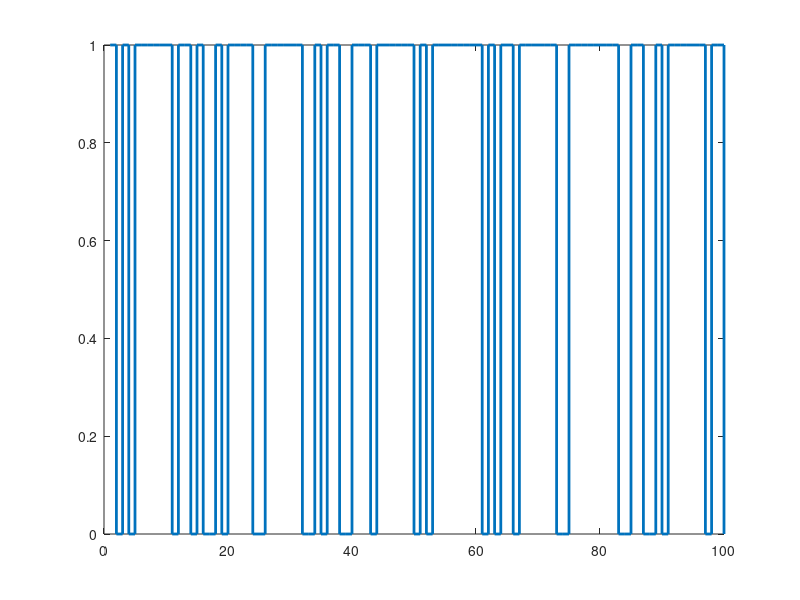
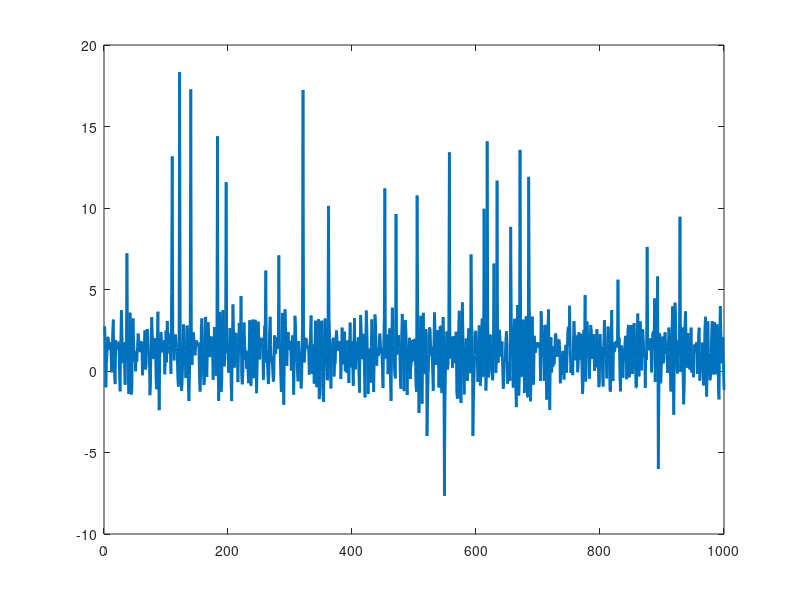

Write MATLAB code to recreate these figures, in order. (Note: this script raises an error after producing the figures.)
%%%%%%%%%%%%%%%%%%%%%%%%%%%%%%%%%%%%%%%%%%%%%%%%%% Exemplo de estimacao de parametros de  %%%%%%% um modelo ARX(2,1) usando o método OLS %%%%%%%%%%%%%%%%%%%%%%%%%%%%%%%%%%%%%%%%%%%%%%%%%%%clear; clc; %close all;pkg load statisticssig2=0.01;  % variancia do ruido brancoN=1000;   % num. de observacoes das series {u(k),y(k)}, k=1, ..., Nn=2; m=1; % Ordens da regressao de entrada e saida%%%%%% Geracao das series de entrada (u) e de saida (y)%u=round(rand(2*N,1));  % SINAL DE ENTRADA (onda quadrada aleatoria)p=0.7; for l=1:2*N, if rand<p, u(l)=1; else u(l)=0; end; end %u=0.1*randn(2*N,1);  % Entrada sinal aleatorio gaussianoy=zeros(1,n);for k=n+1:2*N,  y(k) = 0.43*y(k-1)-0.67*y(k-2) + 1.98*u(k-1) + sqrt(sig2)*randn; 	endfor% Dados sem outliersu=u(N+1:end); y=y(N+1:end);% Dados com outliersOUT=1;   % Adiciona outlier (ruido impulsivo)??if OUT,   Pout=0.05; % porcentagem de contaminacao por outliers   Nout=ceil(Pout*N);   I=randperm(N);   Iout=I(1:Nout);   y(Iout)=5*y(Iout);end%load actuator.mat; y=p;%load exchanger.mat; y=y2; u=u2;figure; stairs(u(1:100),'linewidth',2);figure; plot(y,'linewidth',2);%%%%%%%%%%%%%%%%%%%%%%%%%%%%% ETAPA DE ESTIMACAO %%%%%%%%%%%%%%%%%%%%%%%%%%%%%n=2; m=1;  % Ordens supostas para fins de estimacaop=[]; X=[];N=length(y);for k=max(n,m)+1:N,  p=[p; y(k)];   X=[X; y(k-1) y(k-2) u(k-1)]; % ARX(2,1)endforB1=pinv(X)*p;  % Estimacao OLS% Predicao (saida vetorial ou todos de uma vez)yhat=X*B1;  % Predicao da variavel de saida (com dados de estimacao)residuos=p-yhat;% Analise dos residuos modelo ARX-OLSTAUmax=100;  % Max. lag para FACfcac=myfac3(residuos,TAUmax);  % estimativas da FCAClimconf=(2/sqrt(N))*ones(1,TAUmax);figure; stem(fcac,'linewidth',2); hold on;plot(limconf,'r-','linewidth',2,-limconf,'r-','linewidth',2); hold offfigure; histfit(residuos,20);%% Estimacao via algoritmos LMS e LMM (robusto)w=zeros(n+m,1);wr=zeros(n+m,1);Kout=0.3;  % Limiar de outlierlr=0.1;   % Passo de aprendizagemNr=10;  % Numero de repeticoes (opcional)%for i=1:Nr,  for k=max(n,m)+1:N,    x=[y(k-1); y(k-2); u(k-1)];            % LMS convencional    yhat3=w'*x;    erro_lms=y(k)-yhat3;     %w=w+lr*erro_lms*x;   % LMS usual    w=w+lr*erro_lms*x/(x'*x);   % LMS normalizado        % LMS robusto (LMM - Least Mean M-estimate)    yhat4=wr'*x;    erro_lmm=y(k)-yhat4;         % Aplica funcao de Huber    if abs(erro_lmm)<Kout,  % Testa se erro = outlier      q_lmm=1;   % se erro = normal    else      q_lmm=Kout/abs(erro_lmm); % se erro = outlier    end          %wr=wr+lr*q_lmm*erro_lmm*x;   % LMM usual (nao normalizado)
    wr=wr+lr*q_lmm*erro_lmm*x/(x'*x);   % LMM normalizado    end% Rotina para calculo dos residuos dos modelos robustos  for k=max(n,m)+1:N,    x=[y(k-1); y(k-2); u(k-1)];            % LMS convencional    yhat3=w'*x;    residuos_lms(k)=y(k)-yhat3;            % LMS robusto (LMM - Least Mean M-estimate)    yhat4=wr'*x;    residuos_lmm(k)=y(k)-yhat4; endparam=[0.43; -0.67; 1.98][B1 w wr]  % OLS LMS LMM[norm(param-B1) norm(param-w) norm(param-wr)]fcac_lms=myfac3(residuos_lms,TAUmax);  % estimativas da FCAC para modelo ARX-LMSfcac_lmm=myfac3(residuos_lmm,TAUmax);  % estimativas da FCAC para modelo ARX-LMM%%%%%%%%%%%%%%%%%%%%%%%%%% FIGURAS  %%%%%%%%%%%%%%%%%%%%%%%%%%%figure; subplot(2,1,1); stem(fcac_lms,'linewidth',2); hold on;title('FAC residuos (modelo ARX-LMS)');plot(limconf,'r-','linewidth',2,-limconf,'r-','linewidth',2); set(gca, "fontsize", 14); hold offsubplot(2,1,2); stem(fcac_lmm,'linewidth',2); hold on;title('FAC residuos (modelo ARX-LMM)');plot(limconf,'r-','linewidth',2,-limconf,'r-','linewidth',2); set(gca, "fontsize", 14); hold offfigure; subplot(2,1,1); histfit(residuos_lms,20); title('Histograma Residuos (modelo ARX-LMS)');set(gca, "fontsize", 14);subplot(2,1,2); histfit(residuos_lmm,20); title('Histograma Residuos (modelo ARX-LMM)');set(gca, "fontsize", 14);